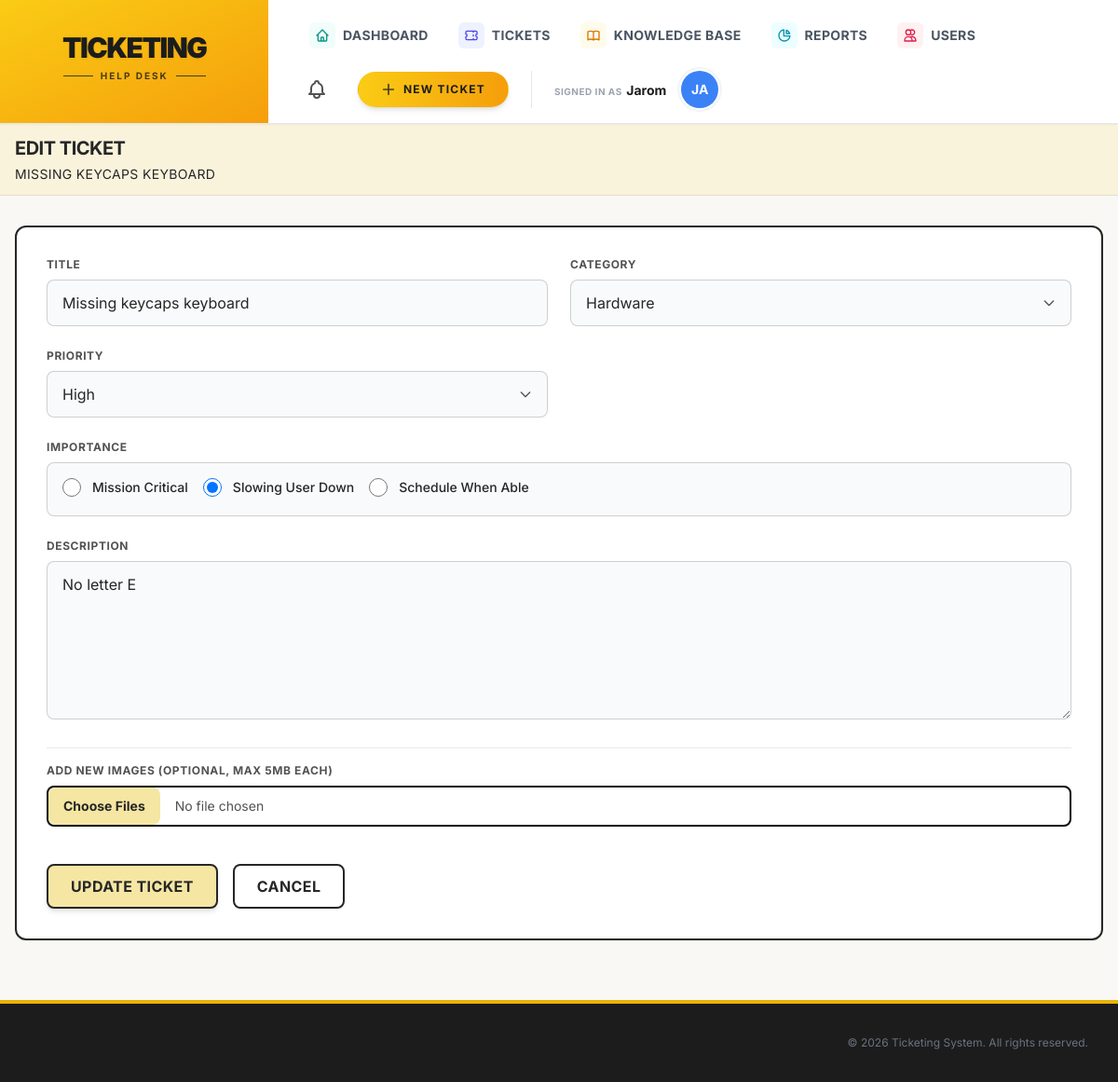
Page /edit_ticket.php?id=3 (signed in) on the committed database.
### tables this page shows
CREATE TABLE `tickets` (
  `id` int(11) UNSIGNED NOT NULL,
  `user_id` int(11) UNSIGNED NOT NULL,
  `subject` varchar(255) NOT NULL,
  `description` text NOT NULL,
  `category` varchar(50) NOT NULL DEFAULT 'Other',
  `status` varchar(50) NOT NULL DEFAULT 'Open',
  `priority` varchar(50) NOT NULL DEFAULT 'normal',
  `technician_response` text DEFAULT NULL,
  `hours_worked` decimal(10,2) DEFAULT NULL,
  `importance` varchar(50) DEFAULT NULL,
  `resolution_status` varchar(50) DEFAULT NULL,
  `additional_comments` text DEFAULT NULL,
  `created_at` datetime DEFAULT current_timestamp()
);

### edit_ticket.php (the view, shortened to what this page needs)
<?php
require_once 'db.php';
$user = require_login();
$ticket_id = isset($_GET['id']) ? (int) $_GET['id'] : 0;
$ticket = null;
if ($ticket_id > 0) {
    if ($user['role'] === 'admin' || $user['role'] === 'technician') {
        $stmt = $conn->prepare('SELECT * FROM tickets WHERE id = ?');
        $stmt->bind_param('i', $ticket_id);
    } else {
        $stmt = $conn->prepare('SELECT * FROM tickets WHERE id = ? AND user_id = ?');
        $stmt->bind_param('ii', $ticket_id, $user['id']);
    }
    $stmt->execute();
    $ticket = $stmt->get_result()->fetch_assoc();
}
require_once 'includes/header.php';
?>
<section aria-labelledby="edit-ticket-heading">
    <div class="bg-white border-2 border-[#262626] rounded-xl p-8 mb-8 shadow-sm">
        <form method="post" enctype="multipart/form-data" novalidate class="space-y-6">
            <div class="grid grid-cols-1 md:grid-cols-2 gap-6">
                <div>
                    <label for="title"
                        class="block text-xs font-bold text-[#525252] uppercase tracking-wider mb-2">Title</label>
                    <input id="title" name="title" type="text" required
                        value="<?= htmlspecialchars($_POST['title'] ?? $ticket['subject']) ?>"
                        class="w-full px-4 py-3 border border-[#262626]/20 rounded-lg bg-gray-50 text-[#262626] focus:outline-none focus:bg-white focus:ring-2 focus:ring-[#f5e6a3] focus:border-transparent transition-all duration-200">
                </div>
                <div>
                    <label for="category"
                        class="block text-xs font-bold text-[#525252] uppercase tracking-wider mb-2">Category</label>
                    <div class="relative">
                        <select id="category" name="category" required
                            class="w-full px-4 py-3 border border-[#262626]/20 rounded-lg bg-gray-50 text-[#262626] focus:outline-none focus:bg-white focus:ring-2 focus:ring-[#f5e6a3] focus:border-transparent transition-all duration-200 appearance-none">
                            <?php $c = $_POST['category'] ?? $ticket['category']; ?>
                            <option value="Hardware" <?= $c === 'Hardware' ? 'selected' : '' ?>>Hardware</option>
                        </select>
                        <div
                            class="absolute inset-y-0 right-0 flex items-center px-4 pointer-events-none text-[#525252]">
                        </div>
                    </div>
                </div>
                <div>
                    <label for="priority"
                        class="block text-xs font-bold text-[#525252] uppercase tracking-wider mb-2">Priority</label>
                    <div class="relative">
                        <select id="priority" name="priority" required
                            class="w-full px-4 py-3 border border-[#262626]/20 rounded-lg bg-gray-50 text-[#262626] focus:outline-none focus:bg-white focus:ring-2 focus:ring-[#f5e6a3] focus:border-transparent transition-all duration-200 appearance-none">
                            <?php $p = $_POST['priority'] ?? $ticket['priority']; ?>
                            <option value="high" <?= $p === 'high' ? 'selected' : '' ?>>High</option>
                        </select>
                        <div
                            class="absolute inset-y-0 right-0 flex items-center px-4 pointer-events-none text-[#525252]">
                        </div>
                    </div>
                </div>
            </div>
            <div>
                <span class="block text-xs font-bold text-[#525252] uppercase tracking-wider mb-2">Importance</span>
                <div class="flex flex-wrap gap-4 p-4 border border-[#262626]/20 rounded-lg bg-gray-50">
                    <?php
                    $curr_imp = $_POST['importance'] ?? $ticket['importance'] ?? '';
                    ?>
                    <?php foreach (['Mission Critical', 'Slowing User Down', 'Schedule When Able'] as $opt): ?>
                        <label class="flex items-center gap-3 cursor-pointer group">
                            <div class="relative flex items-center">
                                <input type="radio" name="importance" value="<?= $opt ?>" <?= $opt === $curr_imp ? 'checked' : '' ?>
                                    class="peer w-5 h-5 text-[#eab308] focus:ring-[#f5e6a3] border-gray-300 checked:bg-[#eab308] checked:border-[#eab308] transition-all">
                            </div>
                            <span
                                class="text-sm font-medium text-[#262626] group-hover:text-[#eab308] transition-colors"><?= $opt ?></span>
                        </label>
                    <?php endforeach; ?>
                </div>
            </div>
            <div>
                <label for="description"
                    class="block text-xs font-bold text-[#525252] uppercase tracking-wider mb-2">Description</label>
                <textarea id="description" name="description" required rows="6"
                    class="w-full px-4 py-3 border border-[#262626]/20 rounded-lg bg-gray-50 text-[#262626] focus:outline-none focus:bg-white focus:ring-2 focus:ring-[#f5e6a3] focus:border-transparent transition-all duration-200"><?= htmlspecialchars($_POST['description'] ?? $ticket['description']) ?></textarea>
            </div>
            <div class="pt-4 border-t border-[#262626]/10">
                <label for="attachments"
                    class="block text-xs font-bold text-[#525252] uppercase tracking-wider mb-2">Add New
                    Images (optional, max 5MB each)</label>
                <input id="attachments" name="attachments[]" type="file"
                    accept="image/jpeg,image/png,image/gif,image/webp" multiple
                    class="block w-full text-sm text-[#525252] file:mr-4 file:py-2.5 file:px-4 file:rounded-lg file:border-0 file:text-sm file:font-bold file:bg-[#f5e6a3] file:text-[#262626] hover:file:bg-[#eab308] transition-colors cursor-pointer">
            </div>
            <div class="flex gap-4 pt-4">
                <button type="submit"
                    class="px-6 py-2.5 rounded-lg border-2 border-[#262626] bg-[#f5e6a3] text-[#262626] font-bold uppercase tracking-wide hover:bg-[#262626] hover:text-[#f5e6a3] shadow-md hover:-translate-y-0.5 transition-all duration-200">Update
                    Ticket</button>
                <a href="tickets.php?id=<?= $ticket['id'] ?>"
                    class="px-6 py-2.5 rounded-lg border-2 border-[#262626] bg-white text-[#262626] font-bold uppercase tracking-wide hover:bg-[#262626] hover:text-[#f5e6a3] shadow-sm hover:-translate-y-0.5 transition-all duration-200">Cancel</a>
            </div>
        </form>
    </div>
</section>
<?php require_once 'includes/footer.php'; ?>

### style.css (style rules this page uses)
:root { --yellow: #fef08a; --black: #0a0a0a; --white: #ffffff; --radius: 10px; --shadow: 0 4px 6px -1px rgba(0, 0, 0, 0.1), 0 2px 4px -2px rgba(0, 0, 0, 0.06); }
* { box-sizing: border-box; }
html, body { height: 100%; }
body { margin: 0; font-family: 'Inter', system-ui, -apple-system, 'Segoe UI', Roboto, sans-serif; font-size: 16px; line-height: 1.5; color: var(--black); background: var(--yellow); padding: 0; }
label { display: block; margin-bottom: 0.25rem; color: var(--black); font-size: 0.9rem; font-weight: 500; }
input, textarea, select, button { font: inherit; }
input, textarea, select { width: 100%; padding: 0.6rem 0.75rem; border: 2px solid var(--black); background: var(--white); color: var(--black); border-radius: 8px; margin: 0.25rem 0 0.75rem 0; transition: box-shadow 0.15s; }
textarea { min-height: 120px; resize: vertical; }

### rows in the picture
tickets: title "Missing keycaps keyboard", category "Hardware", priority "High", importance "☐ Mission Critical", importance "☑ Slowing User Down", importance "☐ Schedule When Able", description "No letter E"

### other values in the picture
$username "Jarom"
$initials "JA"
$page_heading "EDIT TICKET"
$page_subtitle "MISSING KEYCAPS KEYBOARD"
$opt "Mission Critical"
$opt "Slowing User Down"
$opt "Schedule When Able"
